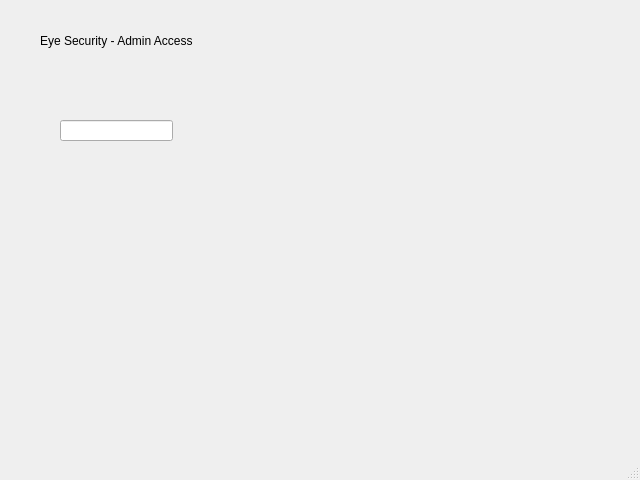
<?xml version="1.0" encoding="UTF-8"?>
<ui version="4.0">
 <class>eye_sec_admin</class>
 <widget class="QMainWindow" name="eye_sec_admin">
  <property name="geometry">
   <rect>
    <x>0</x>
    <y>0</y>
    <width>640</width>
    <height>480</height>
   </rect>
  </property>
  <property name="windowTitle">
   <string>MainWindow</string>
  </property>
  <widget class="QWidget" name="centralwidget">
   <widget class="QLineEdit" name="lineEdit">
    <property name="geometry">
     <rect>
      <x>60</x>
      <y>120</y>
      <width>113</width>
      <height>21</height>
     </rect>
    </property>
   </widget>
   <widget class="QLabel" name="label">
    <property name="geometry">
     <rect>
      <x>40</x>
      <y>30</y>
      <width>201</width>
      <height>21</height>
     </rect>
    </property>
    <property name="text">
     <string>Eye Security - Admin Access</string>
    </property>
   </widget>
  </widget>
  <widget class="QMenuBar" name="menubar">
   <property name="geometry">
    <rect>
     <x>0</x>
     <y>0</y>
     <width>640</width>
     <height>21</height>
    </rect>
   </property>
  </widget>
  <widget class="QStatusBar" name="statusbar"/>
 </widget>
 <resources/>
 <connections/>
</ui>
